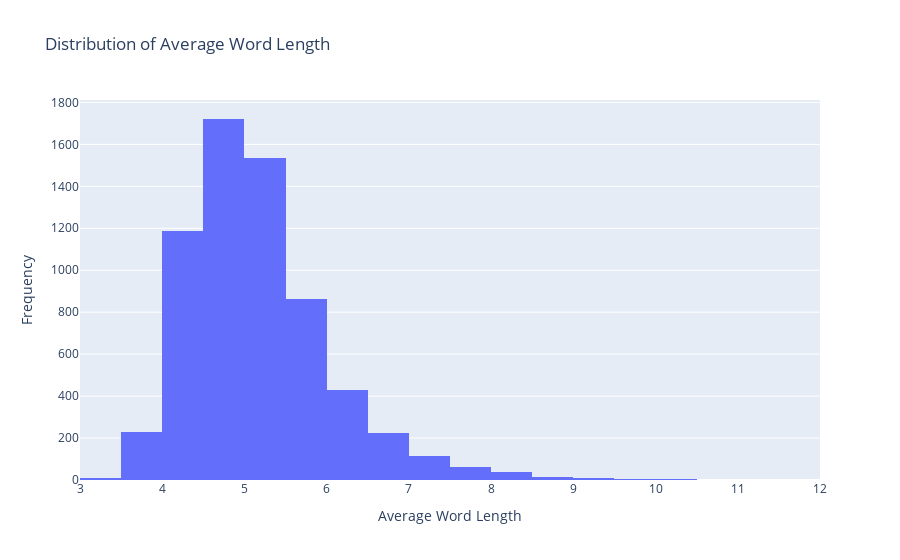

Write notebook code for a chart like this one.
### Code cell
# Plotting the distribution of average word length
fig_avg_word_length = px.histogram(df, x='avg_word_length', nbins=30, title='Distribution of Average Word Length')
fig_avg_word_length.update_layout(xaxis_title='Average Word Length', yaxis_title='Frequency')
fig_avg_word_length.show()

### Figure 1 — Plotly figure (JSON) as saved in the notebook; plotly's stock layout.template omitted (floating-point values rounded to 4 significant figures; data arrays with more than 128 entries replaced by an {"elided": "..."} marker saying what was removed)
{"data": [{"alignmentgroup": "True", "bingroup": "x", "hovertemplate": "avg_word_length=%{x}<br>count=%{y}<extra></extra>", "legendgroup": "", "marker": {"color": "#636efa", "pattern": {"shape": ""}}, "name": "", "nbinsx": 30, "offsetgroup": "", "orientation": "v", "showlegend": false, "type": "histogram", "x": {"elided": "6443 float values"}, "xaxis": "x", "yaxis": "y"}], "layout": {"barmode": "relative", "legend": {"tracegroupgap": 0}, "title": {"text": "Distribution of Average Word Length"}, "xaxis": {"anchor": "y", "domain": [0, 1], "title": {"text": "Average Word Length"}}, "yaxis": {"anchor": "x", "domain": [0, 1], "title": {"text": "Frequency"}}}}
